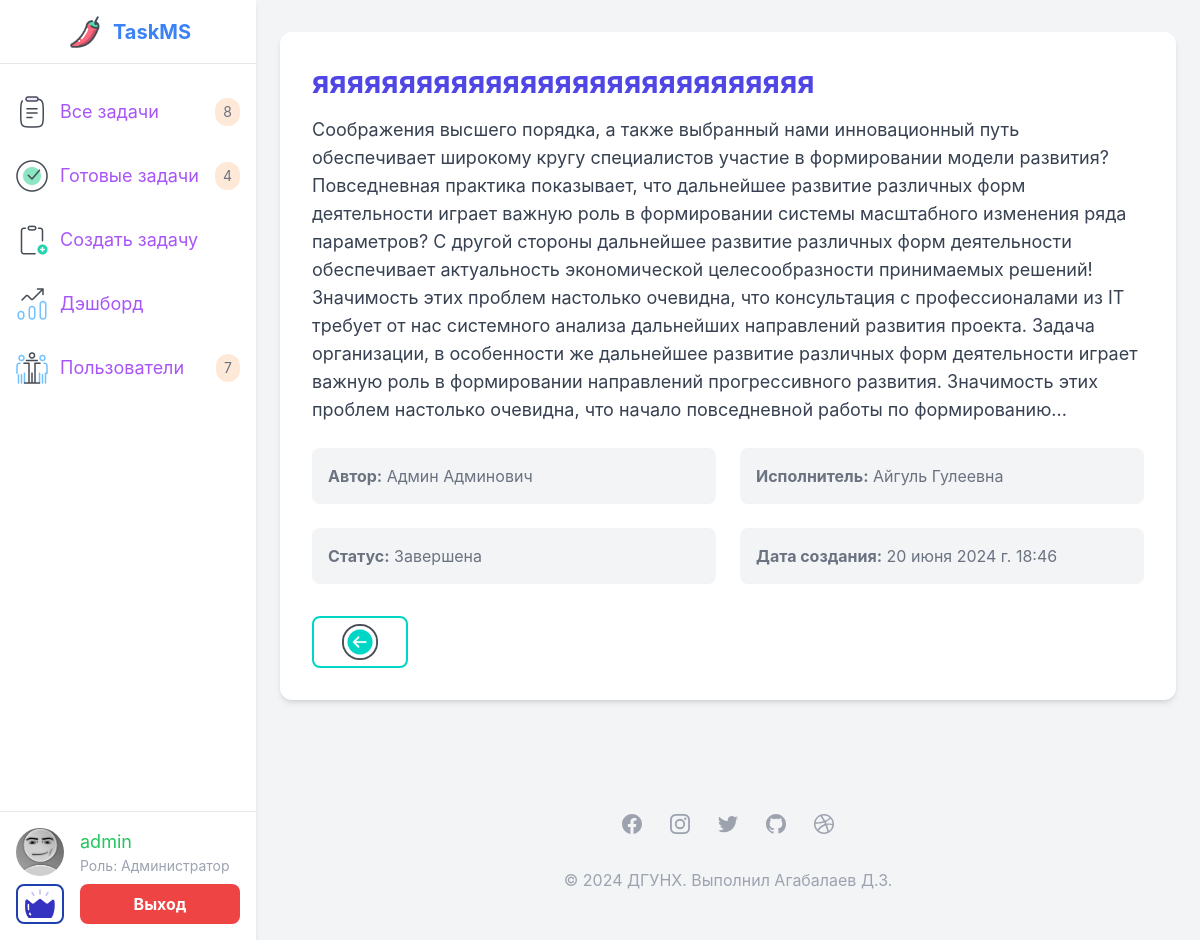
/task_detail/iaiaiaiaiaiaiaiaiaiaiaiaiaiaiaiaiaiaiaiaiaiaiaiaiaiaiaiaia/ (signed in), run on the app's committed database.
### authentication/models.py (models this page shows, shortened)
class User(AbstractUser):
    class Role(models.TextChoices):
        ADMIN = 'admin', 'Администратор'
        MANAGER = 'manager', 'Менеджер'
        WORKER = 'worker', 'Исполнитель'
        READER = 'reader', 'Читатель'
    role = models.CharField("Роль",
                            max_length=15,
                            choices=Role.choices,
                            default=Role.READER)
    first_name = models.CharField("Имя", max_length=150, blank=True)
    last_name = models.CharField("Фамилия", max_length=150, blank=True)
    email = models.EmailField(unique=True)
    photo = models.ImageField("Фото", null=True, blank=True)
    def __str__(self):
        return f"{self.first_name} {self.last_name}"
    def photo_exists(self):
        if self.photo:
            return os.path.isfile(os.path.join(settings.MEDIA_ROOT, self.photo.name))
        return False

### tasksystem/models.py (models this page shows, shortened)
class Task(models.Model):
    class Status(models.TextChoices):
        PENDING = "PD", "Ожидает"
        WORKING = "WK", "В работе"
        COMPLETED = "CP", "Завершена"
    title = models.CharField(max_length=90, verbose_name="Заголовок")
    description = models.TextField("Описание")
    status = models.CharField("Статус", max_length=2, choices=Status.choices, default=Status.PENDING)
    slug = AutoSlugField("Слаг", max_length=200, unique=True, populate_from="title_slug", overwrite=True, db_index=True,)
    author = models.ForeignKey(get_user_model(), on_delete=models.CASCADE, related_name="posts", verbose_name="Автор",)
    worker = models.ForeignKey(get_user_model(), on_delete=models.SET_NULL, related_name="worker_tasks",
        verbose_name="Работник",
        blank=True,
        null=True,
        default=None,
    )
    time_create = models.DateTimeField("Время создания", auto_now_add=True)
    time_update = models.DateTimeField("Время изменения", auto_now=True)
    @property
    def title_slug(self):
        return slugify(f"{self.title}")
    class Meta:
        verbose_name = "Задача"
        verbose_name_plural = "Задачи"
        ordering = ["-time_update"]

### tasksystem/views.py (the view)
# urls.py: path("task_detail/<slug:tasks_slug>/", views.task_detail, name="task_detail"),
@login_required
def task_detail(request, tasks_slug):
    task = get_object_or_404(Task, slug=tasks_slug)
    data = {
        "title": "TMS | Подробнее о задаче",
        "page_name": "Подробнее о задаче",
        "menu": get_menu(request.user),
        "task": task,
    }
    return render(request, "tasksystem/task_detail.html", context=data)

### tasksystem/templates/tasksystem/task_detail.html (shortened to what this page needs)
{% extends "base.html" %} {% load static %} {% block content %}
<div class="max-w-4xl mx-auto bg-white rounded-xl shadow-md overflow-hidden p-8 my-8">
  <div class="mb-6">
    <h1 class="text-3xl font-bold text-indigo-600 mb-4 break-words">{{ task.title }}</h1>
    <p class="text-gray-700 text-lg">{{ task.description }}</p>
  </div>
  <div class="grid grid-cols-1 md:grid-cols-2 gap-6 mb-6">
    <div class="bg-gray-100 p-4 rounded-lg">
      <div class="text-gray-500"><strong>Автор:</strong> {{ task.author }}</div>
    </div>
    <div class="bg-gray-100 p-4 rounded-lg">
      <div class="text-gray-500"><strong>Исполнитель:</strong> {{ task.worker }}</div>
    </div>
    <div class="bg-gray-100 p-4 rounded-lg">
      <div class="text-gray-500"><strong>Статус:</strong> {{ task.get_status_display }}</div>
    </div>
    <div class="bg-gray-100 p-4 rounded-lg">
      <div class="text-gray-500"><strong>Дата создания:</strong> {{ task.time_create }}</div>
    </div>
  </div>
  <div class="mt-8 flex justify-between items-center">
    <form action="javascript:history.back()" class="">
      <button class="border-2 border-[#00d6c6] rounded-lg w-24 py-1 transition-transform duration-300 transform hover:scale-110">
        <img class="size-10 mx-auto" src="{% static 'images/back_btn.png' %}" alt="back_btn" />
      </button>
    </form>
  </div>
</div>
{% endblock content %}

### templates/base.html (shortened to what this page needs)
{% load static %}
<!DOCTYPE html>
<html lang="ru">
<head>
    <link rel="stylesheet" href="{% static 'css/output.css' %}">
</head>
<body class="bg-gray-100 flex" style="font-family: 'Inter', sans-serif;">
    <aside class="w-64 bg-white shadow-md fixed h-full">
        <div class="flex items-center justify-center h-16 border-b border-gray-200">
            <a href="{% url 'tasksystem:content' %}" class="flex items-center space-x-2 transition-transform duration-300 transform hover:scale-110">
                <img src="{% static 'images/logo.png' %}" alt="Profile Picture" class="size-10">
                <span class="text-xl font-bold text-blue-500">TaskMS</span>
            </a>
        </div>
        <nav class="mt-4">
            <ul>
                {% for m in menu %}
                    <li class="flex items-center hover:bg-gray-100 transition-colors duration-200">
                        <a href="{% url m.url_name %}" class="flex items-center justify-between w-full p-4 transition-transform duration-300 transform hover:scale-105">
                            <div class="flex flex-row items-center space-x-3 flex-nowrap">
                            {% if m.icon == "all_tasks" %}
                            <img src="{% static 'images/all_tasks.png' %}" alt="ICO " class="size-8">
                            {% elif m.icon == "add_task" %}
                            <img src="{% static 'images/add_task.png' %}" alt="ICO" class="size-8">
                            {% elif m.icon == "user_control" %}
                            <img src="{% static 'images/user_control.png' %}" alt="ICO" class="size-8">
                            {% elif m.icon == "mandatory_tasks" %}
                            <img src="{% static 'images/mandatory_tasks.png' %}" alt="ICO" class="size-8">
                            {% elif m.icon == "dashboard" %}
                            <img src="{% static 'images/dashboard.png' %}" alt="ICO" class="size-8">
                            {% elif m.icon == "completed_tasks" %}
                            <img src="{% static 'images/completed_tasks.png' %}" alt="ICO" class="size-8">
                            {% endif %}
                            <span class="text-lg text-purple-500">{{ m.title }}</span>
                            </div>
                            {% if m.count %}
                            <div class="text-gray-500 self-justify-end text-sm bg-orange-400/20 py-1 px-2 rounded-xl">{{ m.count }}</div>
                            {% endif %}
                        </a>
                    </li>
                {% endfor %}
            </ul>
        </nav>
        <div class="absolute bottom-0 w-full pt-4 pb-3 px-4 border-t border-gray-200">
            <a href="{% url 'authentication:profile' %}" class="flex items-center rounded-lg hover:bg-gray-50 transition-colors duration-200 group/user">
                {% if request.user.photo and request.user.photo_exists %}
                <img class="flex-none object-cover size-12 rounded-full group-hover/user:grayscale" src="{{ request.user.photo.url }}" alt="Profile Picture">
                {% else %}
                <img class="object-cover size-12 rounded-full group-hover/user:grayscale" src="{% static 'images/default_avatar.jpg' %}" alt="Default Profile Picture">
                {% endif %}
                <div class="ml-4 w-full">
                    {% if request.user.is_authenticated %}
                        <span class="text-lg text-green-500 group-hover/user:underline group-hover/user:text-gray-700">{{ request.user.username }}</span>
                        <p class="text-sm text-gray-400">Роль: {{ request.user.get_role_display }}</p>
                    {% else %}
                        <span class="text-lg text-green-500 group-hover/user:underline group-hover/user:text-gray-700">Гость</span>
                        <p class="text-sm text-gray-400">Статус: Читатеть</p>
                    {% endif %}
                </div>
            </a>
            <div class="flex flex-row mt-2 space-x-4">
                {% if request.user.is_authenticated %}
                {% if request.user.is_superuser %}
                <form action="{% url 'admin:index' %}" class="">
                    <button class="border-2 border-blue-800 rounded-lg w-[48px] transition-transform duration-300 transform hover:scale-110">
                        <img class="size-9 mx-auto" src="{% static 'images/admin_panel.png' %}" alt="Admin">
                    </button>
                 </form>
                {% endif %}
                <form action="{% url 'authentication:logout' %}" method="post" class="w-full">
                    <button type="submit" class="w-full py-2 px-4 bg-red-500 hover:bg-red-600 text-white font-bold rounded-lg transition-colors duration-200">
                        Выход
                    </button>
                </form>
                {% else %}
                <form action="{% url 'authentication:login' %}" class="shrink-0 w-full">
                    <button type="submit" class="w-full py-2 px-4 bg-green-400 hover:bg-green-500 text-white font-bold rounded-lg transition-colors duration-200">
                        Авторизация
                    </button>
                </form>
                {% endif %}
            </div>
        </div>
    </aside>
    <div class="flex-grow ml-64">
        {% block content %}
        {% endblock content %}
        <foooter class="bg-white">
            <div class="max-w-screen-xl px-4 py-12 mx-auto space-y-8 overflow-hidden sm:px-6 lg:px-8">
                <div class="flex justify-center mt-8 space-x-6">
                    <a href="#" class="text-gray-400 hover:text-gray-500">
                    </a>
                    <a href="#" class="text-gray-400 hover:text-gray-500">
                    </a>
                    <a href="#" class="text-gray-400 hover:text-gray-500">
                    </a>
                    <a href="#" class="text-gray-400 hover:text-gray-500">
                    </a>
                    <a href="#" class="text-gray-400 hover:text-gray-500">
                    </a>
                </div>
                <p class="mt-8 text-base leading-6 text-center text-gray-400">
                    © 2024 ДГУНХ. Выполнил Агабалаев Д.З.
                </p>
            </div>
        </foooter>
    </div>
</body>
</html>

### data on the page
User: user.username "admin", user.role "Администратор"
Task: title "яяяяяяяяяяяяяяяяяяяяяяяяяяяяя", description "Соображения высшего порядка, а также выбранный нами инновационный путь обеспечивает широкому кругу специалистов участие в формировании модели развития? Повседневная практика показывает, что дальнейшее развитие различных форм деятельности играет важную роль в формировании системы масштабного изменения ряда параметров? С другой стороны дальнейшее развитие различных форм деятельности обеспечивает актуальность экономической целесообразности принимаемых решений! Значимость этих проблем настолько очевидна, что консультация с профессионалами из IT требует от нас системного анализа дальнейших направлений развития проекта. Задача организации, в особенности же дальнейшее развитие различных форм…", author "Админ Админович", worker "Айгуль Гулеевна", status "Завершена", time_create "20 июня 2024 г. 18:46"

### other printed values
{{ m.title }} "Все задачи" "Готовые задачи" "Создать задачу" "Дэшборд" "Пользователи"
{{ m.count }} "8" "4" "7"
